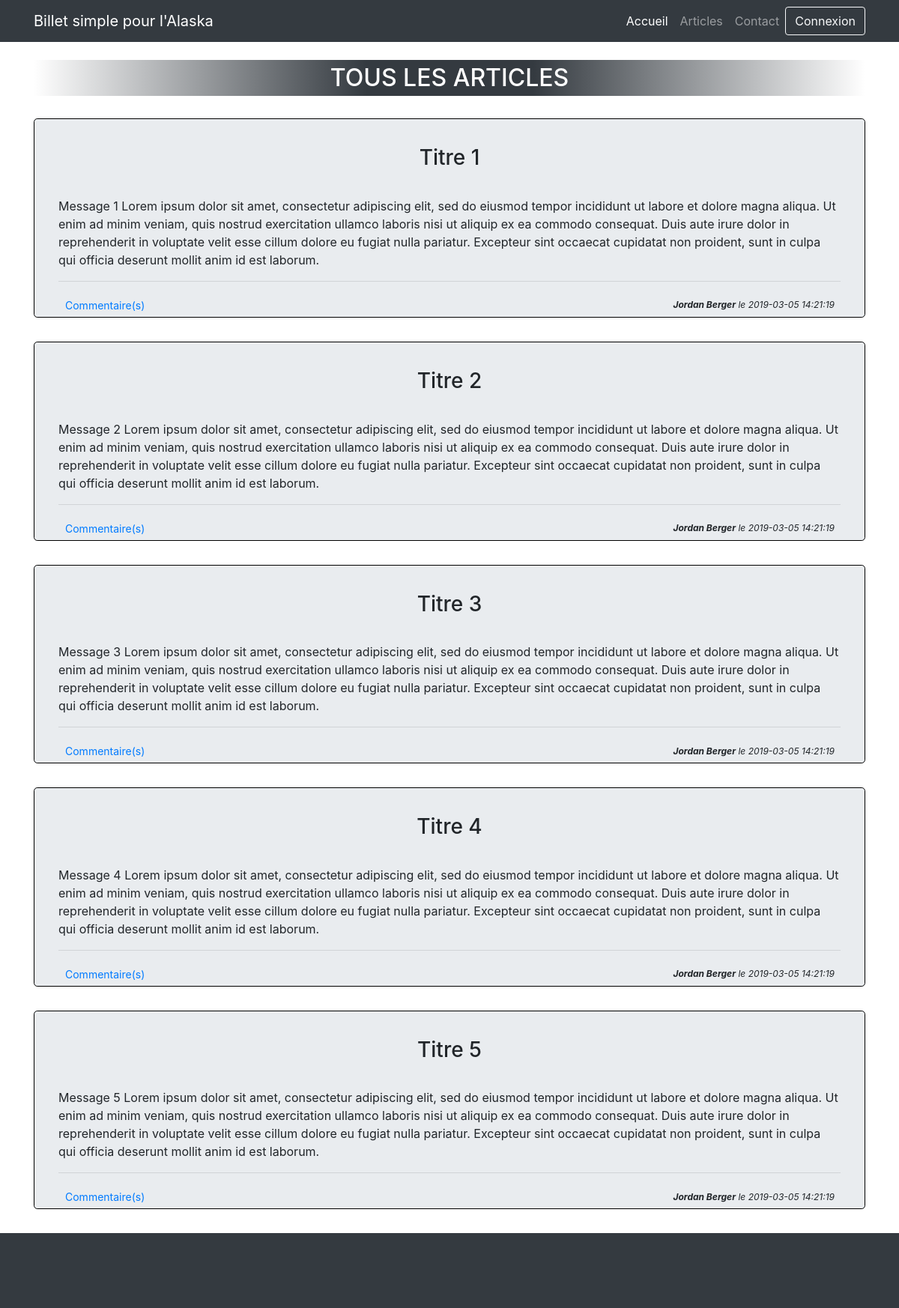
The page /index.php?action=articles on the database its author committed.
### tables this page shows
CREATE TABLE IF NOT EXISTS `posts` (
  `id` int(11) NOT NULL AUTO_INCREMENT,
  `title` char(255) NOT NULL,
  `author` char(255) NOT NULL,
  `datePost` timestamp NOT NULL DEFAULT CURRENT_TIMESTAMP,
  `text` varchar(535) NOT NULL,
  PRIMARY KEY (`id`)
);

### controller/frontend.php (called while the page is built, shortened)
<?php
require_once('model/DbManager.php');
require_once('model/PostManager.php');
function posts()
{
    $postManager = new PostManager('posts');
    $posts = $postManager->getPosts();
    require('view/articles.php');
}

### model/DbManager.php (called while the page is built)
<?php
class DbManager
{
    protected function dbConnect()
    {
        require('dbConfig.php');
        try
        {
            $db = new PDO('mysql:host=' . $dbHost . ';dbname=' . $dbName . ';charset=utf8', $dbUser, $dbPassword);
            return $db;
        }
        catch(Exception $e)
        {
            die('Erreur : '.$e->getMessage());
        }
    }
}

### model/PostManager.php (called while the page is built, shortened)
<?php
require_once('model/Post.php');
class PostManager extends DbManager
{
    public function __construct($table)
    {
        $this->db = parent::dbConnect();
        $this->table = $table;
    }
    public function getPosts()
    {
        $posts = [];
        $req = $this->db->query('SELECT * FROM ' . $this->table . ' ORDER BY id');
        while ($data = $req->fetch(PDO::FETCH_ASSOC))
        {
            $posts[] = new Post($data);
        }
        return $posts;
    }
}

### model/Post.php (called while the page is built, shortened)
<?php
class Post
{
    private $_title;
    private $_author;
    private $_datePost;
    private $_text;
    public function hydrate(array $data)
    {
      foreach ($data as $key => $value)
      {
        $method = 'set'.ucfirst($key);
      }
    }
    public function title()
    {
        return $this->_title;
    }
    public function author()
    {
        return $this->_author;
    }
    public function datePost()
    {
        return $this->_datePost;
    }
    public function text()
    {
        return $this->_text;
    }
    public function setTitle($title)
    {
        if (is_string($title))
        {
            $this->_title = $title;
        }
    }
    public function setAuthor($author)
    {
        if (is_string($author))
        {
            $this->_author = $author;
        }
    }
    public function setText($text)
    {
        if (is_string($text))
        {
            $this->_text = $text;
        }
    }
    public function setDatePost($datePost)
    {
        $this->_datePost = $datePost;
    }
}

### view/articles.php (the view, shortened to what this page needs)
    <button class="btn btn-outline-light" type="button" data-toggle="modal" data-target="#modalLogin">Connexion</button>
<?php $nav = ob_get_clean(); ?>
    <h2 class='text-uppercase'>Tous les articles</h2>
    <?php
    foreach ($posts as $post)
    {
    ?>
    <section class="post">
        <h3><?= htmlspecialchars($post->title()) ?></h3>
        <p><?= nl2br(htmlspecialchars($post->text())) ?></p>
        <hr>
        <div class="post-option">
            <p><strong><?= htmlspecialchars($post->author()) ?></strong> le <?= $post->datePost() ?></p>
        </div>
    </section>
    <?php
    }
    ?>
<?php $content = ob_get_clean(); ?>
<?php require('view/template.php'); ?>

### index.php (shortened to what this page needs)
<?php
require('controller/frontend.php');
if (isset($_GET['action'])) {
    switch($_GET['action'])
    {
        case "articles":
            posts();
            break;
    }
}
else {
    home();
}

### view/template.php (shortened to what this page needs)
<!doctype html>
<html lang="fr">
    <head>
        <link rel="stylesheet" href="https://maxcdn.bootstrapcdn.com/bootstrap/4.0.0/css/bootstrap.min.css">
        <link rel="stylesheet" href="https://maxcdn.bootstrapcdn.com/font-awesome/4.3.0/css/font-awesome.min.css">
        <link rel="stylesheet" href="public/css/style.css">
    </head>
    <body>
        <header>
            <nav class="navbar navbar-expand-lg navbar-dark bg-dark fixed-top" role="navigation">
                <div class="container">
                    <a class="navbar-brand" href="?">Billet simple pour l'Alaska</a>
                    <div class="collapse navbar-collapse justify-content-end" id="navbarNavAltMarkup">
                        <div class="navbar-nav">
                            <a class="nav-item nav-link active" href="index.php?action=accueil">Accueil <span class="sr-only">(current)</span></a>
                            <a class="nav-item nav-link" href="index.php?action=articles">Articles</a>
                            <a class="nav-item nav-link" href="index.php?action=contact">Contact</a>
                        </div>
                        <?= $nav ?>
                    </div>
                </div>
            </nav>
        </header>
        <div id="content" class="container">
            <?= $content ?>
        </div>
        <footer class="bg-dark text-white"></footer>
    </body>
</html>

### public/css/style.css (style rules this page uses)
header { margin: 80px; }
footer { height: 100px; }
.jumbotron { padding-top: 30px; padding-bottom: 30px; border: solid black 1px; }
h2 { margin-bottom: 30px; text-align: center; padding: 5px; color: white; background: linear-gradient(to right, rgba(255, 255, 255, 0) 0%, #343a40 40%, #343a40 60%, rgba(255, 255, 255, 0) 100%); }
h3 { text-align: center; margin: 0 0 30px 0; padding : 5px; }
.date { font-size: 12px; margin: 0; }
.post { padding-bottom: 0px; }

### rows shown on the page
posts: title "Titre 1", text "Message 1 Lorem ipsum dolor sit amet, consectetur adipiscing elit, sed do eiusmod tempor incididunt ut labore et dolore magna aliqua. Ut enim ad minim veniam, quis nostrud exercitation ullamco laboris nisi ut aliquip ex ea commodo consequat. Duis aute irure dolor in reprehenderit in voluptate velit esse cillum dolore eu fugiat nulla pariatur. Excepteur sint occaecat cupidatat non proident, sunt in culpa qui officia deserunt mollit anim id est laborum.", author "Jordan Berger", datePost "2019-03-05 14:21:19"
posts: title "Titre 2", text "Message 2 Lorem ipsum dolor sit amet, consectetur adipiscing elit, sed do eiusmod tempor incididunt ut labore et dolore magna aliqua. Ut enim ad minim veniam, quis nostrud exercitation ullamco laboris nisi ut aliquip ex ea commodo consequat. Duis aute irure dolor in reprehenderit in voluptate velit esse cillum dolore eu fugiat nulla pariatur. Excepteur sint occaecat cupidatat non proident, sunt in culpa qui officia deserunt mollit anim id est laborum.", author "Jordan Berger", datePost "2019-03-05 14:21:19"
posts: title "Titre 3", text "Message 3 Lorem ipsum dolor sit amet, consectetur adipiscing elit, sed do eiusmod tempor incididunt ut labore et dolore magna aliqua. Ut enim ad minim veniam, quis nostrud exercitation ullamco laboris nisi ut aliquip ex ea commodo consequat. Duis aute irure dolor in reprehenderit in voluptate velit esse cillum dolore eu fugiat nulla pariatur. Excepteur sint occaecat cupidatat non proident, sunt in culpa qui officia deserunt mollit anim id est laborum.", author "Jordan Berger", datePost "2019-03-05 14:21:19"
posts: title "Titre 4", text "Message 4 Lorem ipsum dolor sit amet, consectetur adipiscing elit, sed do eiusmod tempor incididunt ut labore et dolore magna aliqua. Ut enim ad minim veniam, quis nostrud exercitation ullamco laboris nisi ut aliquip ex ea commodo consequat. Duis aute irure dolor in reprehenderit in voluptate velit esse cillum dolore eu fugiat nulla pariatur. Excepteur sint occaecat cupidatat non proident, sunt in culpa qui officia deserunt mollit anim id est laborum.", author "Jordan Berger", datePost "2019-03-05 14:21:19"
posts: title "Titre 5", text "Message 5 Lorem ipsum dolor sit amet, consectetur adipiscing elit, sed do eiusmod tempor incididunt ut labore et dolore magna aliqua. Ut enim ad minim veniam, quis nostrud exercitation ullamco laboris nisi ut aliquip ex ea commodo consequat. Duis aute irure dolor in reprehenderit in voluptate velit esse cillum dolore eu fugiat nulla pariatur. Excepteur sint occaecat cupidatat non proident, sunt in culpa qui officia deserunt mollit anim id est laborum.", author "Jordan Berger", datePost "2019-03-05 14:21:19"
